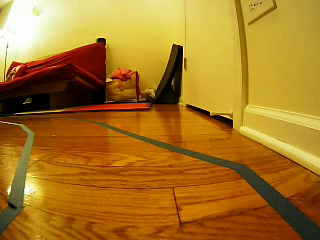
#> input picture models/lane_navigation/data/images/video01_010_063.png, 320 x 240 px, found by its file name; its folder holds 4 pictures in this run
$ jupyter execute --allow-errors xgboost_lane_navigation.ipynb   (shell and % lines are left out)
#> lines starting #> are read from the running program, lines starting #| are printed output that depends on the picture
# Import the packages

[cell 1]
import pandas as pd
import pymysql
import os
import glob2
from sqlalchemy import create_engine
import seaborn as sns
import matplotlib.pyplot as plt
from PIL import Image
import fnmatch
import random
import numpy as np
import cv2

# Load the images

[cell 2]
# import images

data_dir = 'C:/Users/utilisateur/Desktop/Voiture_Autonome/models/lane_navigation/data/images'
file_list = os.listdir(data_dir)
image_paths = []
steering_angles = []
pattern = "*.png"
for filename in file_list:
    if fnmatch.fnmatch(filename, pattern):
        image_paths.append(os.path.join(data_dir,filename))
        angle = int(filename[-7:-4])  # 092 part of video01_143_092.png is the angle. 90 is go straight
        steering_angles.append(angle)

image_index = 20
#> (the rest of this cell did not finish here and is left out)

[cell 3]
# defining global variable path
image_path = "C:/Users/utilisateur/Desktop/Voiture_Autonome/models/lane_navigation/data/images"

#function to load folder into arrays and then it returns that same array'''
def loadImages(path):
    # Put files into lists and return them as one list of size 4
    image_files = sorted([os.path.join(path, file)
         for file in os.listdir(path) if file.endswith('.png')])

    return image_files

# Change x et y into arrays

[cell 4]
df = pd.DataFrame()
df['Angle'] = steering_angles
df

[cell 5]
data_img = loadImages(image_path)

[cell 6]
img = [cv2.imread(i, cv2.IMREAD_UNCHANGED) for i in data_img]
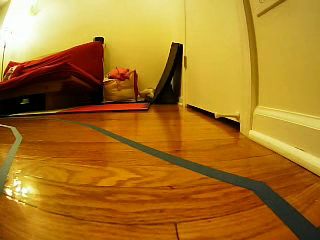
#> input picture models/lane_navigation/data/images/video01_016_056.png, 320 x 240 px, found by its file name
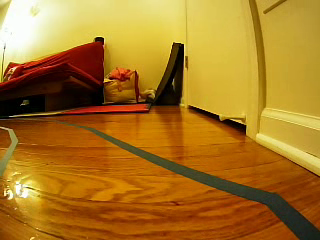
#> input picture models/lane_navigation/data/images/video01_019_051.png, 320 x 240 px, found by its file name
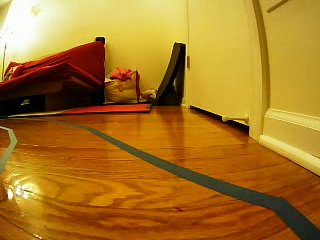
#> input picture models/lane_navigation/data/images/video01_020_056.png, 320 x 240 px, found by its file name
#> img = 4 items
print(img[0].shape)
#| (240, 320, 3)

[cell 7]
img = np.asarray(img)

# Split the Data

[cell 8]
from sklearn.model_selection import train_test_split

X_train, X_val, y_train, y_val = train_test_split(img, df, test_size=.2, random_state=15)
#> y_train = table of 3 rows and 1 columns; y_val = table of 1 rows and 1 columns
print(X_train.shape)
#| (3, 240, 320, 3)
print(y_train.shape)
#| (3, 1)

[cell 9]
X_train = X_train.reshape((X_train.shape[0], X_train.shape[1]*X_train.shape[2]*X_train.shape[3]))
X_val = X_val.reshape((X_val.shape[0], X_val.shape[1]*X_val.shape[2]*X_val.shape[3]))

[cell 10]
print(X_train.shape)
#| (3, 230400)
print(X_val.shape)
#| (1, 230400)
print(y_train.shape)
#| (3, 1)
print(y_val.shape)
#| (1, 1)

[cell 11]
y_train_array = np.asarray(y_train)
#> y_train_array = [56, 56, 63]
y_val_array = np.asarray(y_val)
#> y_val_array = [51]

# Train an XGBoost Model

[cell 12]
from xgboost import XGBRegressor

#> (the rest of this cell did not finish here and is left out)

[cell 13]
import pickle

model_name = []

file_name = "xgb_reg.pkl"

model_name.append(file_name)

# save
#> (the rest of this cell did not finish here and is left out)

# Evaluate the Model

#> (a cell that did not finish here is left out)

[cell 15]
from sklearn.metrics import mean_squared_error as MSE
from sklearn.metrics import r2_score

mse_score = []
r2_result = []

# Score Computation
#> (the rest of this cell did not finish here and is left out)

# Tune the hyperparameter of the model

[cell 16]
from sklearn.model_selection import GridSearchCV

# Various hyper-parameters to tune
#> (the rest of this cell did not finish here and is left out)

# Train and evaluate the best Model

#> (a cell that did not finish here is left out)

#> (a cell that did not finish here is left out)

[cell 19]
file_name_best = "xgb_best.pkl"

model_name.append(file_name_best)

# save
#> (the rest of this cell did not finish here and is left out)

#> (a cell that did not finish here is left out)

# Create a df containing the models and the score

[cell 21]
df = pd.DataFrame()
df['model'] = model_name
#> (the rest of this cell did not finish here and is left out)

## Insert data into the MySQL table

[cell 22]
df.to_csv('lane_navigation_models.csv', index=False)

[cell 23]
df = pd.read_csv('lane_navigation_models.csv', index_col=0)
#> (reads models/lane_navigation/code/lane_navigation_models.csv from the repository)
